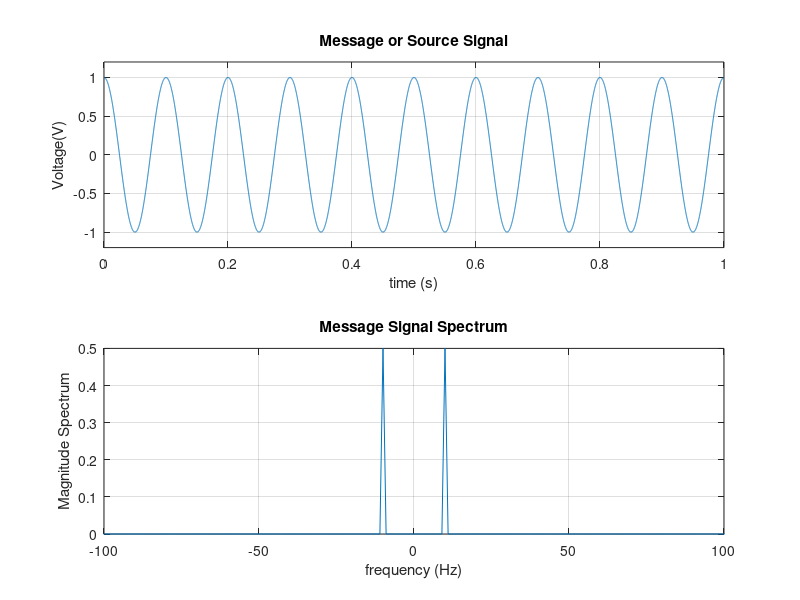
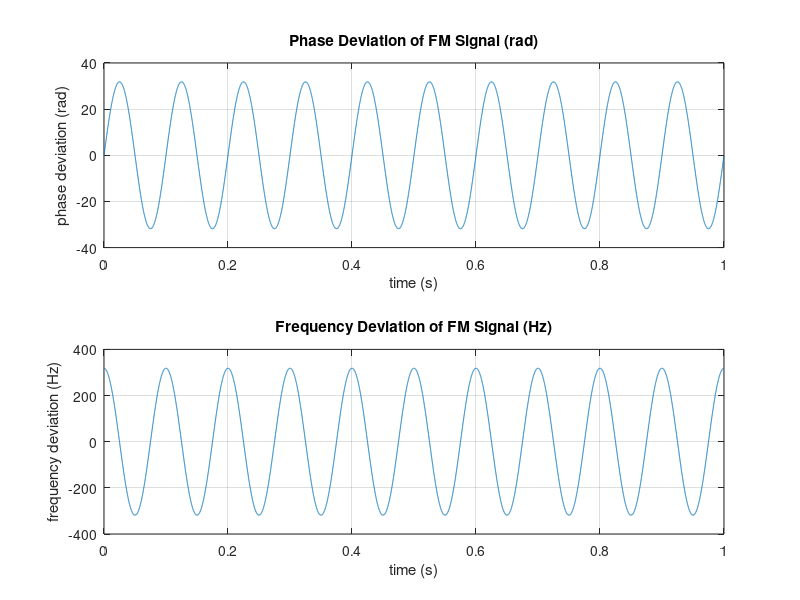
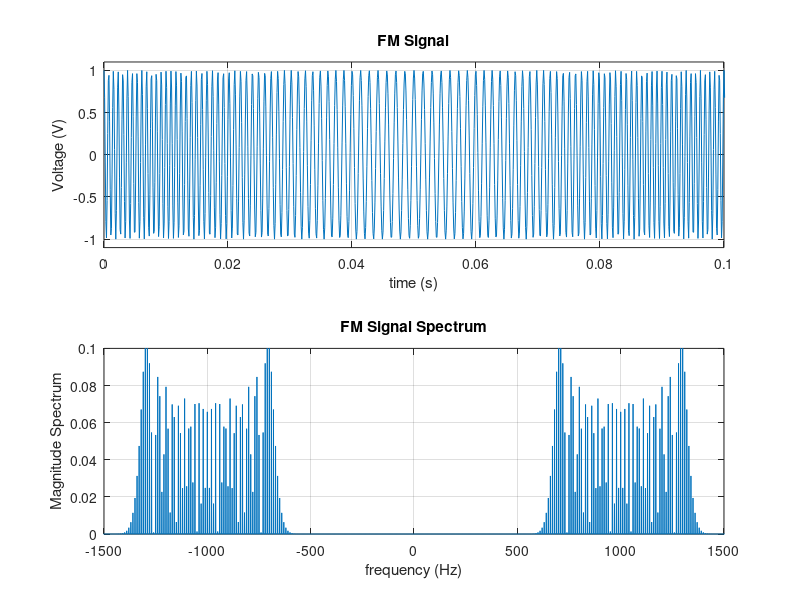

Recreate these plots in MATLAB, in order. (Note: this script raises an error after producing the figures.)
% MATLAB script to show FM and PM modulation using a single-tone message
% function

clc
close all
fs = 10000;   % sampling frequency
ts = 1/fs;    % time sampling period
df = 1;       % frequency sampling period
N = fs/df;    % number of DFT smaples in the spectrum
T = 10e-2;    % time interval for plotting time domain signal
T1 = 0.1;    % shorter time interval than T to show FM modulation
fc = 1000;    % carrier frequency in Hz
A = 1;        % carrier amplitdue
kf = 2000;    % frequency deviation constant ((rad/sec)/unit of message signal)
kp = 50;     % phase deviation constant (rad/unit of message signal)
t = 0:ts:(N-1)*ts;  % time vector
Am = 1;       % message signal amplitude
fm = 10;      % signle-tone message signal frequency (fm << fc)
m = Am*cos(2*pi*fm*t); % message signal

%plotting message signal
figure;
subplot(2,1,1);
plot(t,m);
grid on;
axis([0 1 -1.2 1.2]);
title('Message or Source Signal');
xlabel('time (s)');
ylabel('Voltage(V)');

%plotting message signal spectrum
M = (1/fs) * fft(m);          % computes the Fast Fourier Transform (FFT)  
f = 0 : df : df*(N-1);        % frequency vector for the FFT
fnew = f - fs/2;              % shift the frequency vector to go from -fs/2 to fs/2
subplot(2,1,2);
plot(fnew, fftshift(abs(M))); % plots the magnitude spectrum of the message signal
grid on;
axis([-100 100 0 0.5]);
%xticks(-100:10:100);
title('Message Signal Spectrum');
xlabel('frequency (Hz)');
ylabel('Magnitude Spectrum');

% computing power and 98% bandwidth of the FM signal
disp('Power in message signal using time domain (watt) = ');
pt = trapz(t,m.^2)

disp('Power in message signal spectrum using frequency domain (watt) =');
pf = trapz(f,abs(M).^2)

pfc = cumtrapz(fnew, abs(fftshift(M)).^2);
I = find(pfc >= 0.98*pf);
disp('98% bandwidth of message signal from simulation (Hz)');
BWm = fnew(I(1))

% plotting phase and frequency deviation for the FM signal
figure;
pdev1 = kf * cumtrapz(t,m);         % phase deviation for FM signal
fdev1 = (1/(2*pi)) * kf * m;        % frequency deviation for FM signal (Hz)
subplot(2,1,1);
plot(t,pdev1);
grid on;
axis([0 1 -40 40]);
title('Phase Deviation of FM Signal (rad)');
xlabel('time (s)');
ylabel('phase deviation (rad)');

subplot(2,1,2);
plot(t,fdev1);
grid on;
axis([0 1 -400 400]);
title('Frequency Deviation of FM Signal (Hz)');
xlabel('time (s)');
ylabel('frequency deviation (Hz)');

%plotting FM modulated signal
figure;
s1 = A * cos(2*pi*fc*t + pdev1);         % FM modulated signal
subplot(2,1,1);
plot(t,s1);
grid on;
axis([0 T1 -1.1 1.1]);
title('FM Signal');
xlabel('time (s)');
ylabel('Voltage (V)');

% plotting FM signal spectrum
S1 = (1/fs) * fft(s1);          % Fast Fourier Transform of the modulated signal
f = 0 : df : df*(N-1);
fnew = f - fs/2;
subplot(2,1,2);
plot(fnew, fftshift(abs(S1))); % plots the magnitude spectrum of the modulated signal
grid on;
axis([-1500 1500 0 0.1]);
%xticks(-4000:500:4000);
%xtickangle(90);
title('FM Signal Spectrum');
xlabel('frequency (Hz)');
ylabel('Magnitude Spectrum');

% computing power and 98% bandwidth of the FM signal
disp('Power in the FM signal using time domain (watt) = ');
pt = trapz(t,s1.^2)

disp('Power in the FM signal spectrum using frequency domain (watt) =');
pf = trapz(f,abs(S1).^2)

disp('98% bandwidth of FM signal from simulation (Hz)');
BW_98_FM = powerbandwidth(f,fs,fc,df,S1,98)

disp('Peak frequency deviation of the FM signal (Hz)');
pfdfm = max(abs(fdev1))

disp('Deviation ratio of the FM signal');
drfm = pfdfm/BWm

disp('98% bandwidth of FM signal according to Carson''s rule (Hz)');
2 * BWm * (drfm + 1)

%plotting message signal, phase deviation, frequency deviation, and FM
%signal
figure;
subplot(4,1,1);
plot(t,m);
grid on;
axis([0 T1 -1.2 1.2]);
title('Message or Source Signal');
xlabel('time (s)');
ylabel('Voltage(V)');

subplot(4,1,2);
plot(t,pdev1);
grid on;
axis([0 T1 -35 35]);
title('Phase Deviation of FM Signal (rad)');
xlabel('time (s)');
ylabel('phase deviation (rad)');

subplot(4,1,3);
plot(t,fdev1);
grid on;
axis([0 T1 -325 325]);
title('Frequency Deviation of FM Signal (Hz)');
xlabel('time (s)');
ylabel('frequency deviation (Hz)');

subplot(4,1,4);
plot(t,s1);
grid on;
axis([0 T1 -1.2 1.2]);
title('FM Signal');
xlabel('time (s)');
ylabel('Voltage (V)');

% plotting phase and frequency deviation for the PM signal
figure;
pdev2 = kp * m;                         % phase deviation for the PM signal (rad)
fdev2 = 1/(2*pi) * diff(pdev2)/ts;      % frequency deviation for the PM signal (Hz)
subplot(2,1,1);
plot(t,pdev2);
grid on;
axis([0 1 -55 55]);
title('Phase Deviation of PM Signal (rad)');
xlabel('time (s)');
ylabel('phase deviation (rad)');

subplot(2,1,2);
plot(t(:,1:length(fdev2)),fdev2);
grid on;
axis([0 1 -510 510]);
title('Frequency Deviation of PM Signal (Hz)')
xlabel('time (s)');
ylabel('frequency deviation (Hz)');

%plotting PM signal and its spectrum
figure;
s2 = A * cos(2*pi*fc*t + pdev2);    % PM modulated signal
subplot(2,1,1);
plot(t,s2);
grid on;
axis([0 T1 -1.1 1.1]);
title('PM Signal');
xlabel('time (s)');
ylabel('Voltage (V)');

% plotting PM signal spectrum
S2 = (1/fs) * fft(s2);          % Fast Fourier Transform of the modulated signal
f = 0 : df : df*(N-1);
fnew = f - fs/2;
subplot(2,1,2);
plot(fnew, fftshift(abs(S2))); % plots the magnitude spectrum of the modulated signal
grid on;
axis([-1700 1700 0 0.1]);
%xticks(-1700:200:1700);
%xtickangle(90);
title('PM Signal Spectrum');
xlabel('frequency (Hz)');
ylabel('Magnitude Spectrum');

% computing power and 98% bandwidth of the FM signal
disp('Power in the PM signal using time domain (watt) = ');
pt = trapz(t,s2.^2)

disp('Power in the PM signal spectrum using frequency domain (watt) =');
pf = trapz(f,abs(S2).^2)

disp('98% bandwidth of PM signal from simulation (Hz)');
BW_98_PM = powerbandwidth(f,fs,fc,df,S2,98)

disp('Peak frequency deviation of the PM signal (Hz)');
pfdpm = max(abs(fdev2))

disp('Deviation ratio of the PM signal');
drpm = pfdpm/BWm

disp('98% bandwidth of PM signal according to Carson''s rule (Hz)');
2 * BWm * (drpm + 1)

%plotting message signal, phase deviation, frequency deviation, and PM
%signal
figure;
subplot(4,1,1);
plot(t,m);
grid on;
axis([0 T1 -1.2 1.2]);
title('Message or Source Signal');
xlabel('time (s)');
ylabel('Voltage(V)');

subplot(4,1,2);
plot(t,pdev2);
grid on;
axis([0 T1 -55 55]);
title('Phase Deviation of PM Signal (rad)');
xlabel('time (s)');
ylabel('phase deviation (rad)');

subplot(4,1,3);
plot(t(:,1:length(fdev2)),fdev2);
grid on;
axis([0 T1 -510 510]);
title('Frequency Deviation of PM Signal (Hz)');
xlabel('time (s)');
ylabel('frequency deviation (Hz)');

subplot(4,1,4);
plot(t,s2);
grid on;
axis([0 T1 -1.1 1.1]);
title('PM Signal');
xlabel('time (s)');
ylabel('Voltage (V)');